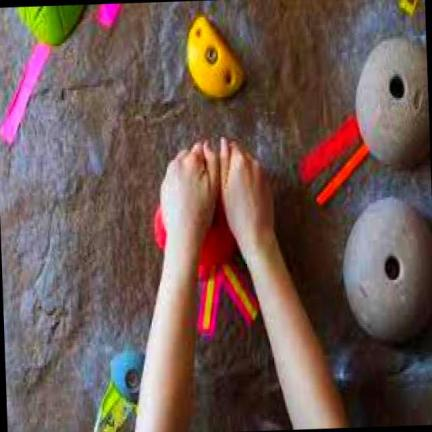
#> input picture Datasets/dataset_3_augmentations/images/test/climbing-detection-bj3mn-gwhka_0RpkqfrOSZslrBK3BIyt_jpg.rf.7a76ad4eab4ac2dfc4627fedca4a9a59.jpg, 432 x 432 px
$ python -i bolts.py   (imports and definitions only)
#> lines starting #> are read from the running program, lines starting #| are printed output that depends on the picture
import cv2
import numpy as np

#T-nut bolt-hole detection (classical OpenCV, no ML) - the scale reference
#for wall size and hold distances. See docs/features_deprecated/wall_size_hold_distance.md.
#
#Two stages:
#  1. Candidates: dark, round-ish blobs (SimpleBlobDetector on a CLAHE'd grey
#     image) at a few pyramid levels, so a 10 px hole on a far wall and an
#     80 px hole in a close-up can both be found. Blobs inside HOLD/VOLUME
#     polygons are dropped (screw holes in holds aren't wall bolts), as are
#     blobs barely darker than the wall around them (wood grain, shading).
#  2. Lattice support: paint speckle, wood knots and screws are also dark
#     round blobs, often far more of them than bolts, and of no fixed size
#     relative to the bolts. What they don't do is line up. A blob is kept
#     only if it sits in an evenly spaced line of similar-sized blobs
#     (c-v, c, c+v or c, c+v, c+2v) along at least two different directions.
#     That test only uses each blob's own neighbour distance, so it doesn't
#     depend on photo resolution or distance to the wall. Rejected blobs
#     that line up with accepted bolts are then re-admitted ("grow").
#
#Tuned by eye on the reference photos with eval_scale.py.

#Bolt detection doesn't need more than a phone's native resolution - bigger
#uploads are shrunk to this first to bound runtime.

MAX_SIDE = 4096

#Pyramid levels candidates are searched at (1 = full res). Each level's blob
#size limits are the same in its own pixels, so together they cover
#~4 px to ~4 x 50 px holes.

PYRAMID_FACTORS = (1, 2, 4)

BLOB_PARAMS = {
    "minThreshold": 20,
    "maxThreshold": 160,
    "thresholdStep": 20,
    "minArea": 12,
    "maxArea": 2000,
    "minCircularity": 0.5,
    "minConvexity": 0.8,
    "minInertiaRatio": 0.15,
}

#Neighbours checked when merging the same hole found at several levels.

DEDUP_NEIGHBOURS = 8

CLAHE_CLIP_LIMIT = 2.0
CLAHE_TILE_GRID = (8, 8)

#A bolt hole is much darker than the wall right around it; wood grain and
#shading that CLAHE turns into blobs aren't. Contrast = (ring median - core
#mean) / ring median on the raw grey image, core = 0.6 r, ring = 1.5-2.5 r.

MIN_CONTRAST = 0.3

#Smallest hole diameter (half-depth, full-res px) treated as a possible bolt.
#Below this, paint speckle dominates and blobs are too small to measure; on
#a phone photo even the farthest panel's holes are ~7 px.

MIN_DIAMETER_PX = 5.0

#Neighbours checked per blob, and how far (as a fraction of the neighbour
#distance) the third point of a line may sit from where an exact lattice
#would put it - loose enough for perspective across 3 bolts, tight enough
#that randomly placed speckle rarely lines up by chance.

NEIGHBOURS = 6
LINE_TOLERANCE = 0.15

#Blobs on one panel are within this size ratio of each other - stops a
#bolt being "supported" by speckle or a large hole-like feature.

SIZE_RATIO = 1.5

#Two line directions closer than this (radians) count as one direction.

MIN_DIRECTION_SEPARATION = 0.35

SUPPORT_ITERATIONS = 3

#Rejected candidates are re-admitted when they line up with accepted bolts
#along two directions... - recovers holes whose own neighbourhood was too
#cluttered with speckle to pass the first test.

GROW_TOLERANCE = 0.1
GROW_ITERATIONS = 3

#...or along one direction, if that line's step is within this ratio of the
#anchor bolt's own nearest-neighbour spacing.

GROW_STEP_RATIO = 1.2

#A bolt closer to its nearest neighbour than this fraction of the local
#nearest-neighbour spacing (median over SPACING_NEIGHBOURS nearby bolts) is
#dropped - grid bolts are evenly spaced, speckle clumps aren't.

MIN_SPACING_FRACTION = 0.7
SPACING_NEIGHBOURS = 9

#Physical prior: on a 20 cm grid, diagonal neighbours are ~14 cm apart and a
#hole is ~1.2-1.8 cm across, so measured nn spacing / diameter is ~8-12 on
#the reference photos; lined-up speckle clumps sit at ~3-6. Assumes a grid
#of roughly >= 12 cm - revisit if a gym with a denser grid shows up.

MIN_SPACING_TO_DIAMETER = 5.0


def _candidates(gray: np.ndarray) -> np.ndarray:
    """(N, 3) array of x, y, diameter in full-res pixels, de-duplicated across levels."""
    params = cv2.SimpleBlobDetector_Params()
    params.filterByColor = True
    params.blobColor = 0
    params.filterByArea = params.filterByCircularity = True
    params.filterByConvexity = params.filterByInertia = True
    for key, value in BLOB_PARAMS.items():
        setattr(params, key, value)
    detector = cv2.SimpleBlobDetector_create(params)
    clahe = cv2.createCLAHE(clipLimit=CLAHE_CLIP_LIMIT, tileGridSize=CLAHE_TILE_GRID)

    h, w = gray.shape
    found = []
    for f in PYRAMID_FACTORS:
        if min(h, w) // f < 16:
            break
        level = gray if f == 1 else cv2.resize(gray, (w // f, h // f), interpolation=cv2.INTER_AREA)
        for kp in detector.detect(clahe.apply(level)):
            found.append((kp.pt[0] * f, kp.pt[1] * f, kp.size * f))
    if not found:
        return np.zeros((0, 3))

    #The same hole shows up at more than one level - keep the largest
    #detection and drop anything centred inside it.
    cands = np.array(found)
    cands = cands[np.argsort(-cands[:, 2])]
    idx, dist = knn(cands[:, :2], cands[:, :2], DEDUP_NEIGHBOURS)
    keep = np.ones(len(cands), bool)
    for i in range(len(cands)):
        if keep[i]:
            #Sorted largest first, so higher indices are the smaller duplicates.
            close = idx[i][(idx[i] > i) & (dist[i] < cands[i, 2] / 2)]
            keep[close] = False
    return cands[keep]


# [40 lines left out: functions _measure, _outside_holds, not called in this run]


def knn(query: np.ndarray, train: np.ndarray, k: int) -> tuple[np.ndarray, np.ndarray]:
    """Exact k nearest neighbours (brute force in C). Returns (indices, distances),
    each (len(query), k), padded with -1 / inf when train has fewer than k points.

    The matches are copied out in bulk (slice 13): copying them one by one in
    Python cost as much as the search itself on segment_lengths' ~300k sample
    points. A pure-numpy search was tried and was 3x slower at that size."""
    k_eff = min(k, len(train))
    idx = np.full((len(query), k), -1)
    dist = np.full((len(query), k), np.inf)
    if k_eff == 0 or len(query) == 0:
        return idx, dist
    matches = cv2.BFMatcher(cv2.NORM_L2).knnMatch(query.astype(np.float32), train.astype(np.float32), k=k_eff)
    flat = [m for row in matches for m in row]
    if len(flat) == len(query) * k_eff:
        idx[:, :k_eff] = np.fromiter((m.trainIdx for m in flat), dtype=np.int64, count=len(flat)).reshape(-1, k_eff)
        dist[:, :k_eff] = np.fromiter((m.distance for m in flat), dtype=np.float64, count=len(flat)).reshape(-1, k_eff)
        return idx, dist
    for r, row in enumerate(matches):  # a short row: fill one by one
        for c, m in enumerate(row):
            idx[r, c] = m.trainIdx
            dist[r, c] = m.distance
    return idx, dist


def _similar_size(a: np.ndarray, b: np.ndarray) -> np.ndarray:
    return np.maximum(a, b) / np.minimum(a, b) <= SIZE_RATIO


#Size bands for neighbour search: points are queried band by band against
#only the anchors whose size could pass SIZE_RATIO, so a bolt's neighbours
#aren't crowded out by the (often far more numerous) smaller speckle.

SIZE_BAND_RATIO = 1.25


# [97 lines left out: functions _line_hits_band, _line_hits, _distinct_directions, _lattice_filter, not called in this run]


def _nn_distance(points: np.ndarray) -> np.ndarray:
    _, dist = knn(points[:, :2], points[:, :2], 2)
    return dist[:, 1]


# [14 lines left out: function _spacing_filter, not called in this run]


def find_candidates(image) -> dict:
    """The part of bolt detection that needs only the photo: grey, shrunk to
    MAX_SIDE, and the blob candidates. /detect runs it at the same time as
    YOLO (slice 13) and hands the result to detect_bolt_holes."""
    gray = np.asarray(image.convert("L"))
    h0, w0 = gray.shape
    shrink = max(h0, w0) / MAX_SIDE
    if shrink > 1:
        gray = cv2.resize(gray, (round(w0 / shrink), round(h0 / shrink)), interpolation=cv2.INTER_AREA)
    else:
        shrink = 1.0
    return {"gray": gray, "shrink": shrink, "cands": _candidates(gray), "size": image.size}


# [26 lines left out: function detect_bolt_holes, not called in this run]

>>> from PIL import Image
>>> picture = Image.open('../../Datasets/dataset_3_augmentations/images/test/climbing-detection-bj3mn-gwhka_0RpkqfrOSZslrBK3BIyt_jpg.rf.7a76ad4eab4ac2dfc4627fedca4a9a59.jpg')
#> picture is the input picture: PIL image 432x432 RGB; mean R, G, B 110.3, 88.8, 82.6
>>> result = find_candidates(picture)
#> in find_candidates, `gray = np.asarray(image.convert("L"))`:
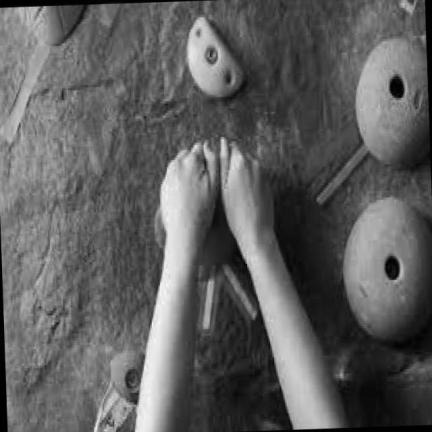
#> gray: shape (432, 432); min 0, max 246, mean 94.6
#> the loop in _candidates, `for f in PYRAMID_FACTORS:` made 3 passes
#> pass 3, in _candidates, `level = gray if f == 1 else cv2.resize(gray, (w // f, h // f), interpo..`:
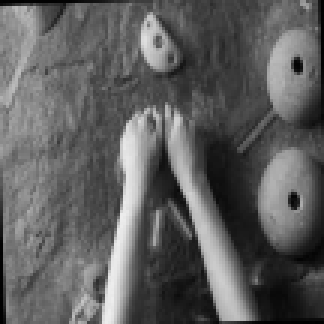
#> level: shape (108, 108) (shown 3 times larger); min 0, max 237, mean 94.5
#> after the loop in _candidates, `for f in PYRAMID_FACTORS:`: found = 108 items, first 6: (133.3, 397.2, 12.3), (391.7, 267.4, 18.96), (396.4, 86.79, 19.72), (107.9, 419.5, 4.69), (401.7, 368.8, 7.35), (203.4, 365.4, 5.22)
#> in _candidates, `cands = np.array(found)`: cands = 108 rows, first 8: [133.3, 397.2, 12.3], [391.7, 267.4, 18.96], [396.4, 86.79, 19.72], [107.9, 419.5, 4.69], [401.7, 368.8, 7.35], [203.4, 365.4, 5.22], [243.2, 354.4, 7.55], [147.1, 293.3, 4.33]
#> in _candidates, `cands = cands[np.argsort(-cands[:, 2])]`: cands = 108 rows, first 8: [262.4, 117.7, 25.65], [390, 265.9, 23.32], [394.8, 85.59, 22.14], [138.9, 162.4, 21.5], [189.6, 159, 20.29], [395.9, 86.37, 20.24], [396.4, 86.79, 19.72], [391.1, 266.8, 19.65]
#> in knn, `k_eff = min(k, len(train))`: k_eff = 8
#> in knn, `matches = cv2.BFMatcher(cv2.NORM_L2).knnMatch(query.astype(np.float32)..`: matches = 108 matches
#> in knn, `flat = [m for row in matches for m in row]`: flat = 864 matches
#> the loop in _candidates, `for i in range(len(cands)):` made 108 passes
#> close on passes 2, 3, 12, 19, 22, 33, 34: [7, 8], [5, 6], [13], [42], [29], [36], [59]
#> result = 4 items

$ run again, on Datasets/dataset_3_augmentations/images/test/climbing-detection-bj3mn-gwhka_0na4BiwaU1bxYdUhanOL_jpg.rf.7bXFOet1EdmKOATif1Fg.jpg
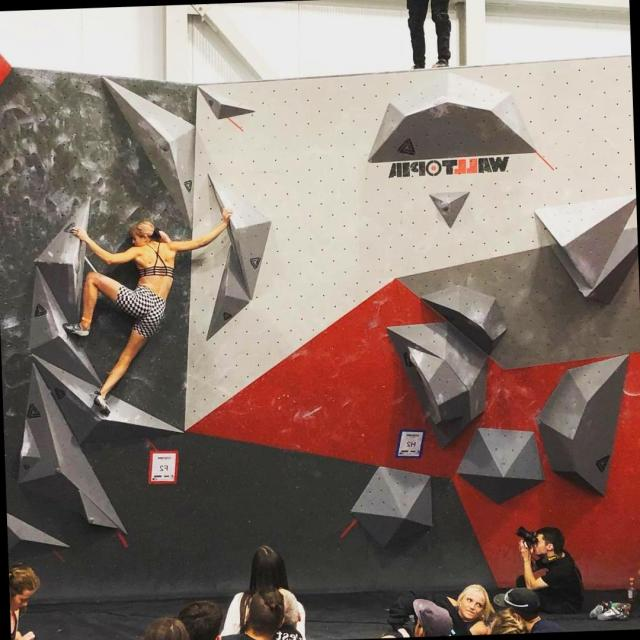
#> input picture Datasets/dataset_3_augmentations/images/test/climbing-detection-bj3mn-gwhka_0na4BiwaU1bxYdUhanOL_jpg.rf.7bXFOet1EdmKOATif1Fg.jpg, 640 x 640 px
#> picture is the input picture: PIL image 640x640 RGB; mean R, G, B 135.8, 117.7, 109.3
#> in find_candidates, `gray = np.asarray(image.convert("L"))`:
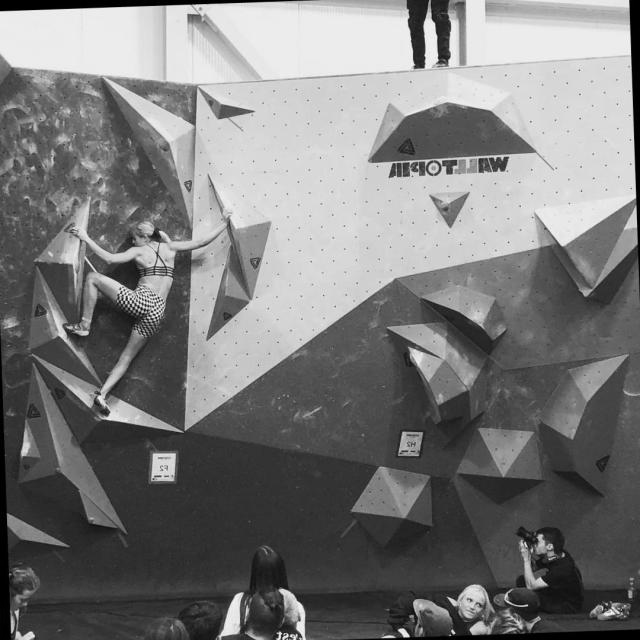
#> gray: shape (640, 640); min 0, max 254, mean 122.1
#> the loop in _candidates, `for f in PYRAMID_FACTORS:` made 3 passes
#> pass 3, in _candidates, `level = gray if f == 1 else cv2.resize(gray, (w // f, h // f), interpo..`:
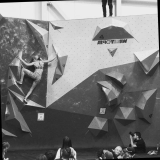
#> level: shape (160, 160); min 0, max 237, mean 122.1
#> after the loop in _candidates, `for f in PYRAMID_FACTORS:`: found = 75 items, first 6: (95.96, 403, 5.76), (155.4, 235.4, 13.12), (422.4, 613.8, 5.88), (25.95, 466.3, 6.39), (421.3, 459.9, 5.19), (74.58, 320.3, 4.17)
#> in _candidates, `cands = np.array(found)`: cands = 75 rows, first 8: [95.96, 403, 5.76], [155.4, 235.4, 13.12], [422.4, 613.8, 5.88], [25.95, 466.3, 6.39], [421.3, 459.9, 5.19], [74.58, 320.3, 4.17], [449.1, 165.4, 14.65], [416.2, 166.8, 9.88]
#> in _candidates, `cands = cands[np.argsort(-cands[:, 2])]`: cands = 75 rows, first 8: [111.2, 321.3, 49.17], [265.4, 571.9, 43.48], [222.4, 310.9, 33.82], [121.8, 272, 33.54], [126.6, 264.7, 30.47], [181, 263.6, 27.07], [451.4, 207.9, 26.22], [600.3, 461.1, 26.21]
#> k_eff = 8
#> matches = 75 matches
#> flat = 600 matches
#> the loop in _candidates, `for i in range(len(cands)):` made 75 passes
#> close on passes 3, 4, 7, 10, 11, 14, 16, 21: [38], [4], [63], [19], [14], [42, 31], [53], [23]
#> result = 4 items
